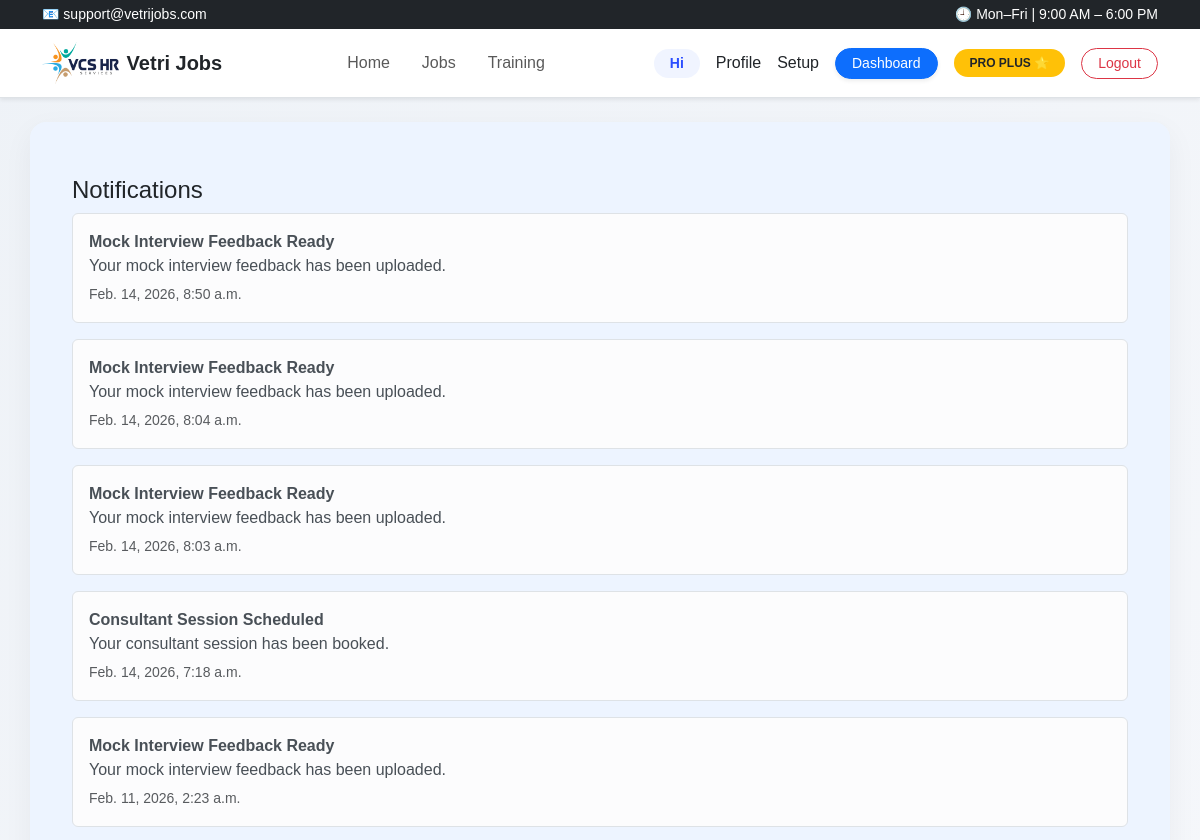
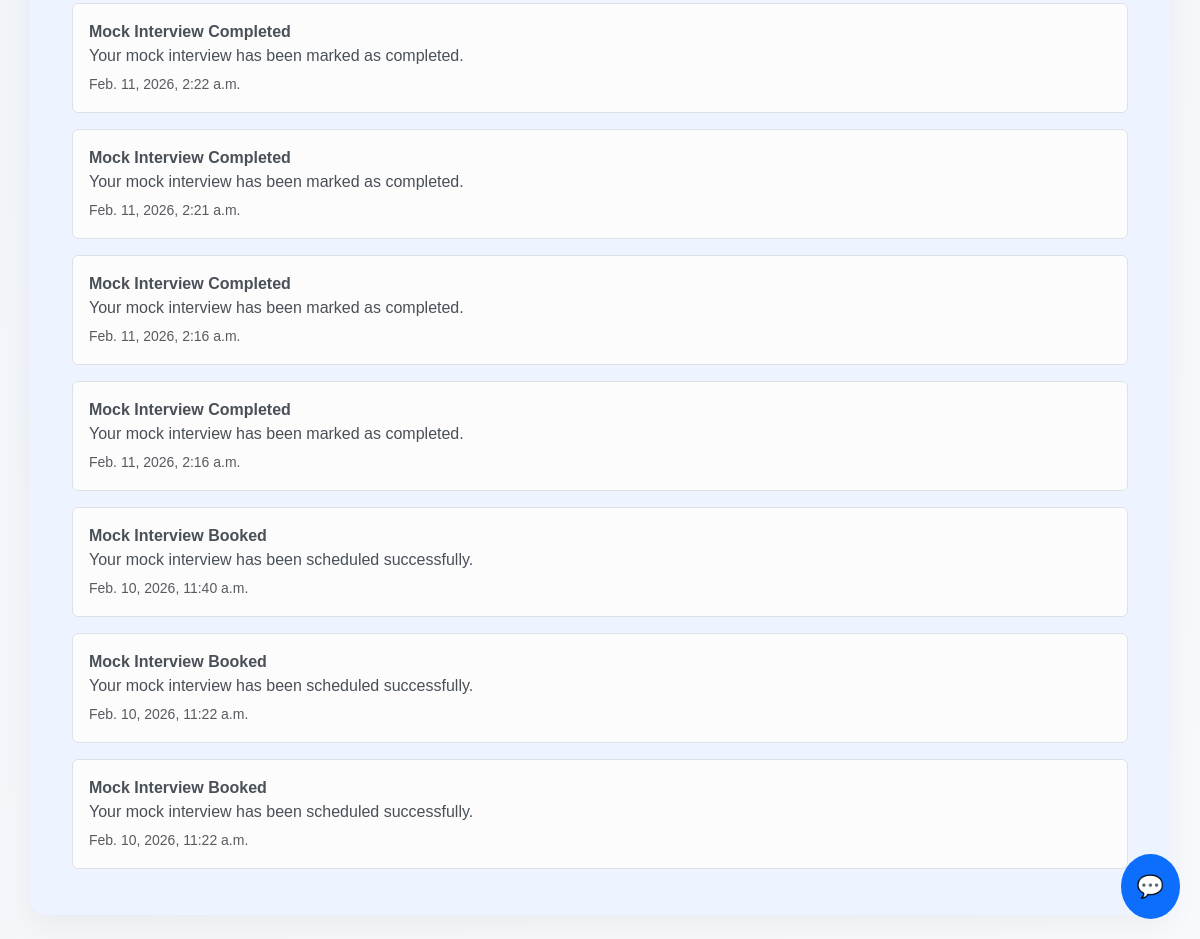
The app's page /notifications/ (signed in) with its own data (2 pictures, top to bottom).
### notifications/models.py (models this page shows, shortened)
class Notification(models.Model):
    CHANNEL_CHOICES = (
        ("EMAIL", "Email"),
        ("WHATSAPP", "WhatsApp"),
        ("SYSTEM", "System"),
    )
    user = models.ForeignKey(User, on_delete=models.CASCADE)
    title = models.CharField(max_length=200)
    message = models.TextField()
    channel = models.CharField(max_length=20, choices=CHANNEL_CHOICES, default="SYSTEM" )
    is_read = models.BooleanField(default=False)
    created_at = models.DateTimeField(auto_now_add=True)

### notifications/views.py (the view)
# urls.py: path("", views.notifications_list, name="list"),
@login_required
def notifications_list(request):
    notifications = Notification.objects.filter(
        user=request.user
    ).order_by("-created_at")
    return render(request, "notifications/list.html", {
        "notifications": notifications
    })

### templates/notifications/list.html (shortened to what this page needs)
{% extends "base.html" %}
{% block content %}
<div class="container mt-4">
  <h4>Notifications</h4>
  {% for n in notifications %}
    <div class="alert alert-light border">
      <strong>{{ n.title }}</strong>
      <p class="mb-1">{{ n.message }}</p>
      <small class="text-muted">{{ n.created_at }}</small>
    </div>
  {% empty %}
    <p class="text-muted">No notifications yet.</p>
  {% endfor %}
</div>
{% endblock %}

### templates/base.html (style rules this page uses)
body { font-family: 'Poppins', sans-serif; background: linear-gradient(135deg, #eef2f7, #f8f9fc); min-height: 100vh; }

### records on screen
Notification: title "Mock Interview Feedback Ready", message "Your mock interview feedback has been uploaded.", created_at "Feb. 14, 2026, 8:50 a.m."
Notification: title "Mock Interview Feedback Ready", message "Your mock interview feedback has been uploaded.", created_at "Feb. 14, 2026, 8:04 a.m."
Notification: title "Mock Interview Feedback Ready", message "Your mock interview feedback has been uploaded.", created_at "Feb. 14, 2026, 8:03 a.m."
Notification: title "Consultant Session Scheduled", message "Your consultant session has been booked.", created_at "Feb. 14, 2026, 7:18 a.m."
Notification: title "Mock Interview Feedback Ready", message "Your mock interview feedback has been uploaded.", created_at "Feb. 11, 2026, 2:23 a.m."
Notification: title "Mock Interview Completed", message "Your mock interview has been marked as completed.", created_at "Feb. 11, 2026, 2:22 a.m."
Notification: title "Mock Interview Completed", message "Your mock interview has been marked as completed.", created_at "Feb. 11, 2026, 2:21 a.m."
Notification: title "Mock Interview Completed", message "Your mock interview has been marked as completed.", created_at "Feb. 11, 2026, 2:16 a.m."
Notification: title "Mock Interview Completed", message "Your mock interview has been marked as completed.", created_at "Feb. 11, 2026, 2:16 a.m."
Notification: title "Mock Interview Booked", message "Your mock interview has been scheduled successfully.", created_at "Feb. 10, 2026, 11:40 a.m."
Notification: title "Mock Interview Booked", message "Your mock interview has been scheduled successfully.", created_at "Feb. 10, 2026, 11:22 a.m."
Notification: title "Mock Interview Booked", message "Your mock interview has been scheduled successfully.", created_at "Feb. 10, 2026, 11:22 a.m."
